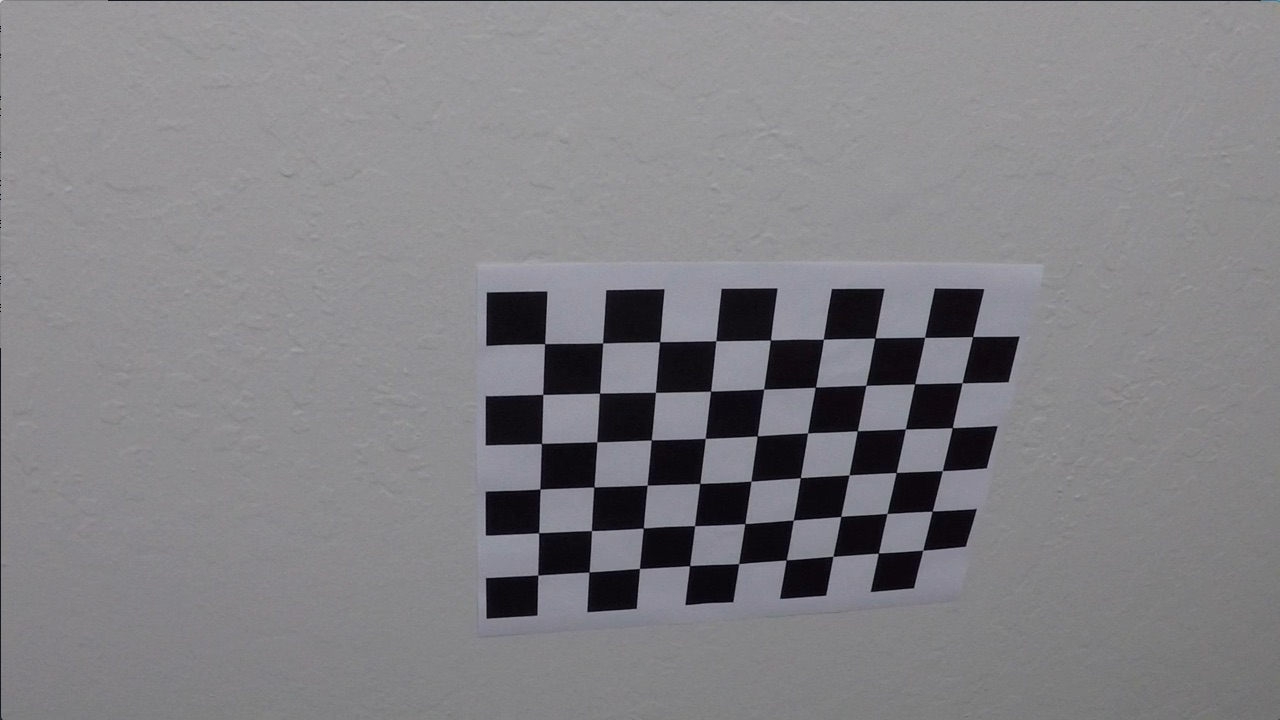
#> input picture Term 1/CarND-Advanced-Lane-Lines/camera_cal/calibration10.jpg, 1280 x 720 px; its folder holds only this picture in this run
$ jupyter execute --allow-errors Advanced-Lane-Lines.ipynb   (shell and % lines are left out)   (older library calls are emulated)
#> lines starting #> are read from the running program, lines starting #| are printed output that depends on the picture; after the words box and inside, x2 and y2 are one past the last pixel; in counts of white or black regions, pixels touching at a corner belong together
## Advanced Lane Finding
[](http://www.udacity.com/drive)

In this project, your goal is to write a software pipeline to identify the lane boundaries in a video, but the main output or product we want you to create is a detailed writeup of the project.  Check out the [writeup template](https://github.com/udacity/CarND-Advanced-Lane-Lines/blob/master/writeup_template.md) for this project and use it as a starting point for creating your own writeup.

Creating a great writeup:
---
A great writeup should include the rubric points as well as your description of how you addressed each point.  You should include a detailed description of the code used in each step (with line-number references and code snippets where necessary), and links to other supporting documents or external references.  You should include images in your writeup to demonstrate how your code works with examples.

All that said, please be concise!  We're not looking for you to write a book here, just a brief description of how you passed each rubric point, and references to the relevant code :).

You're not required to use markdown for your writeup.  If you use another method please just submit a pdf of your writeup.

The Project
---

The goals / steps of this project are the following:

* Compute the camera calibration matrix and distortion coefficients given a set of chessboard images.
* Apply a distortion correction to raw images.
* Use color transforms, gradients, etc., to create a thresholded binary image.
* Apply a perspective transform to rectify binary image ("birds-eye view").
* Detect lane pixels and fit to find the lane boundary.
* Determine the curvature of the lane and vehicle position with respect to center.
* Warp the detected lane boundaries back onto the original image.
* Output visual display of the lane boundaries and numerical estimation of lane curvature and vehicle position.

The images for camera calibration are stored in the folder called `camera_cal`.  The images in `test_images` are for testing your pipeline on single frames.  If you want to extract more test images from the videos, you can simply use an image writing method like `cv2.imwrite()`, i.e., you can read the video in frame by frame as usual, and for frames you want to save for later you can write to an image file.

To help the reviewer examine your work, please save examples of the output from each stage of your pipeline in the folder called `ouput_images`, and include a description in your writeup for the project of what each image shows.    The video called `project_video.mp4` is the video your pipeline should work well on.

The `challenge_video.mp4` video is an extra (and optional) challenge for you if you want to test your pipeline under somewhat trickier conditions.  The `harder_challenge.mp4` video is another optional challenge and is brutal!

If you're feeling ambitious (again, totally optional though), don't stop there!  We encourage you to go out and take video of your own, calibrate your camera and show us how you would implement this project from scratch!

## 1 - Compute Camera Calibration Matrix and Distortion Coeficients

[cell 1]
import glob, pickle, cv2, glob, pickle
import numpy as np
import tracker
import matplotlib.pyplot as plt

nx=9
ny=6

# prepare object points and image points from images
objp = np.zeros((ny*nx,3), np.float32)
objp[:,:2] = np.mgrid[0:nx, 0:ny].T.reshape(-1, 2)

objpoints = []
imgpoints = []

images = glob.glob('./camera_cal/calibration*.jpg')

for index, filename in enumerate(images):
    img = cv2.imread(filename)
#> img is the input picture: shape (720, 1280, 3); mean B, G, R 133.1, 129.4, 130.2
    gray = cv2.cvtColor(img, cv2.COLOR_BGR2GRAY)

    # find corners
    ret, corners = cv2.findChessboardCorners(gray, (nx,ny),None)
#> ret = True; corners = 54 rows, first 8: [545.3, 343.1], [602.7, 342.8], [660.1, 341.3], [715.8, 340.7], [770.6, 340], [823.5, 339.2], [874.3, 338.5], [925.1, 337.4]

    # find object and image points
    if ret == True:
        #print("working on image: ", index)
        objpoints.append(objp)
        imgpoints.append(corners)

        #display corners
        cv2.drawChessboardCorners(img, (nx, ny), corners, ret)
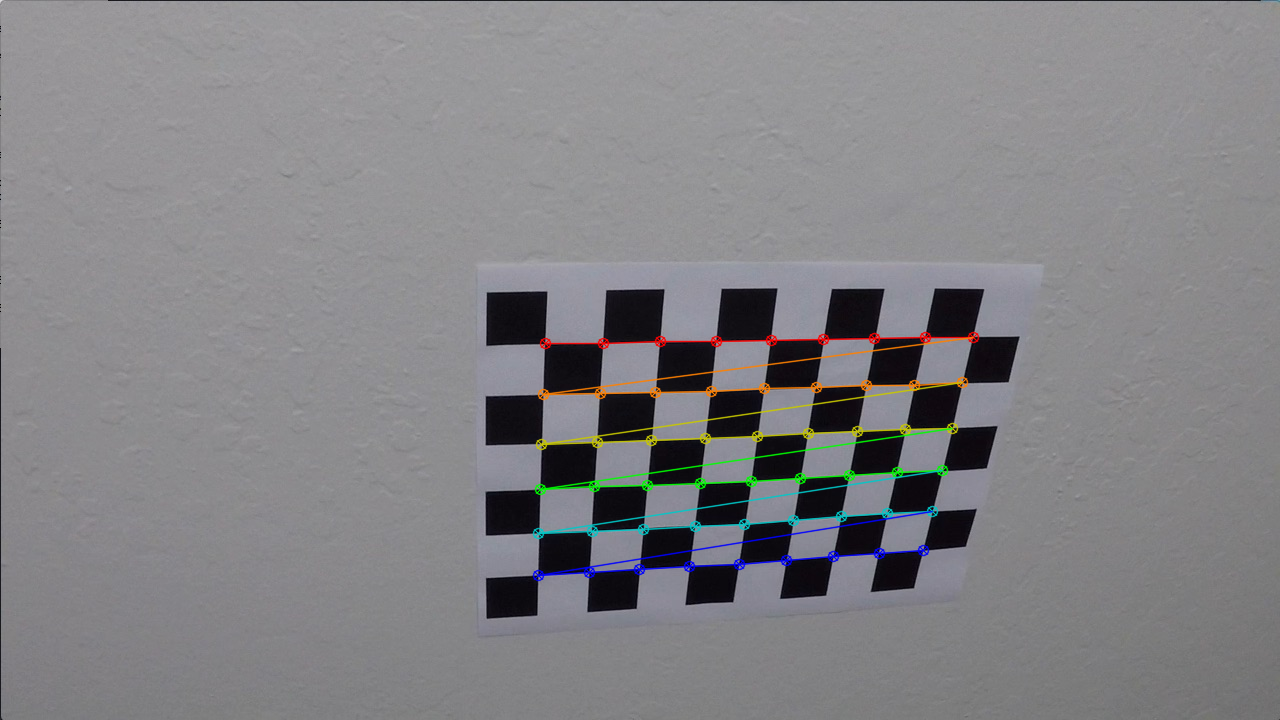
#> img: shape (720, 1280, 3); 1.91% of pixels changed, all inside (x1, y1, x2, y2) = (532, 331, 980, 582)
        write_name = './output_images/corners_found'+str(index)+'.jpg'
        cv2.imwrite(write_name, img)


img = cv2.imread('./camera_cal/calibration1.jpg')
#> (the rest of this cell did not finish here and is left out)

[cell 2]
# Some helper functions

dist_pickle = pickle.load(open("./camera_cal/calibration_pickle.p", "rb"))
#> (reads Term 1/CarND-Advanced-Lane-Lines/camera_cal/calibration_pickle.p from the repository)
mtx = dist_pickle["mtx"]
dist = dist_pickle["dist"]

ksize = 3

# [79 lines left out: functions abs_sobel_thresh, mag_thresh, dir_threshold, color_threshold, window_mask, not called in this run]

# Comparing images: Original checkerboard (calibration1.jpg)

As check, let us compare an original, distorted checkerboard versus an undistorted checkerboard - after all, distortion can be seen better on the checkerboards as compared to driving images:

[cell 3]
# plot distorted image
import matplotlib.pyplot as plt

testimage = cv2.imread('./camera_cal/calibration1.jpg')
#> (the rest of this cell did not finish here and is left out)

# Undistorted checkerboard:

#> (a cell that did not finish here is left out)

## 2 & 3- Applying Distortion Correction on Test Images & Creating a Thresholded Binary Image

[cell 5]
img = cv2.imread('test_images/straight_lines1.jpg')
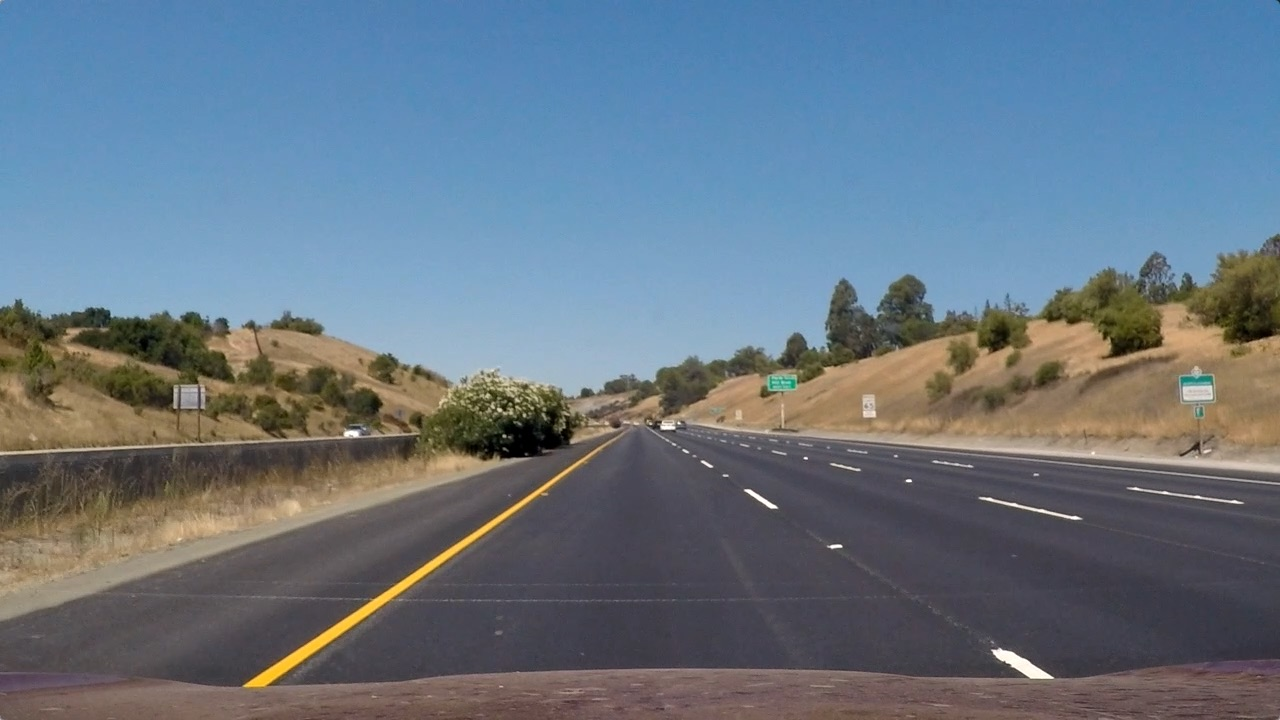
#> input picture Term 1/CarND-Advanced-Lane-Lines/test_images/straight_lines1.jpg, 1280 x 720 px
#> img is the input picture: shape (720, 1280, 3); mean B, G, R 131.2, 117.7, 103.2
plt.imshow(img)
plt.plot(850, 320, '.')
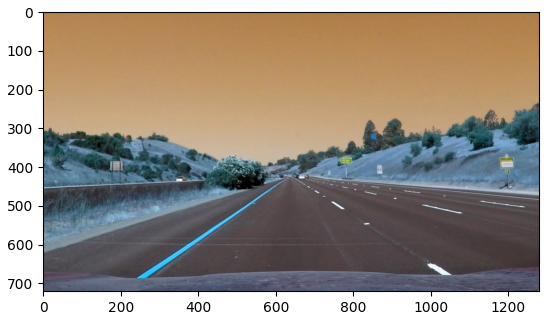
#> figure drawn by matplotlib, 1 panel; B, G, R data is drawn as R, G, B
